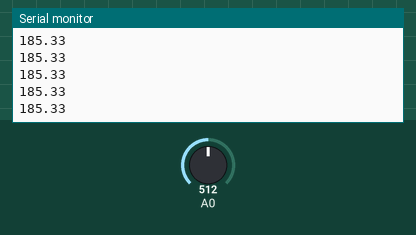
The sketch below on a simulated Arduino Uno, built with avr-gcc and run on an emulated ATmega328P. Parts: the last lines printed to the serial monitor. The test bench sets the inputs (shaded band); at power-on: A0 = 512.

Above: at 1.2 s.
1.3 s: A0 set to 716
At 2.3 s:
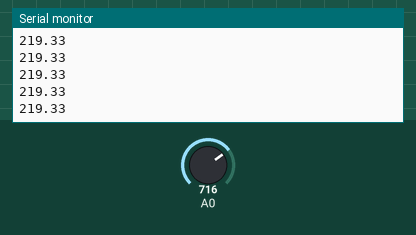
2.8 s: A0 set to 900
At 3.3 s:
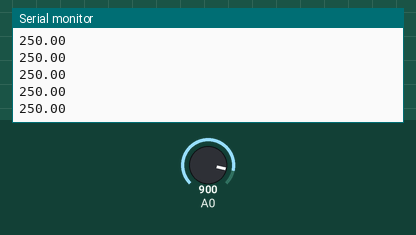
Timing chart, 0 to 5.8 s (numbered marks = the images above; inputs shaded):
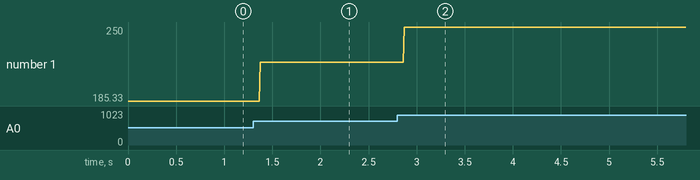

The sketch:

Basic_Pot_example.ino
```cpp
#include <potentiometer.h>
potWmap an_inp;                     //Class.Object

void setup() {
  Serial.begin(9600);               //Baud Rate
  an_inp.setup_pot(A0,100,255);        //(Input Pin, Lower Parameter, Upper Parameter)
}

void loop() {
  float val = an_inp.map_input();  //Call function from class and assign to float
  Serial.println(val);              //Print Val to new line
}
```

potentiometer.h
```cpp
#ifndef potentiometer_h													//Mark Dawson (51769151) 21/02/2019
#define potentiometer_h
class potWmap{                                                      	//Create Class "potWmap"
	private:                                                          	//Private Variables
	int AnalogPin;                                                    	//Blank Integer to Store Pin Adress
	protected:                                                        	//Protected Variables
		double fromLow, fromHigh, toLow, toHigh;                        //Blank doubles to store Mapping Limits
		bool to_set, low_set, high_set;

	public:                                                          	//Public Variables/Member functions
		float G_val;                                                    //Blank float to store global variables
		potWmap(){low_set=0; high_set=0;fromLow=0; fromHigh=1023;}      //Sets Limits
		void setup_pot(int in_Pin, int in_toLow, int in_toHigh)         //Function to setup potentiometer
		{
			toLow=in_toLow;                                              //Overwrite Variable
			toHigh=in_toHigh;                                            //Overwrite Variable
			to_set=true;                                                 //Set set flag to true
			AnalogPin=in_Pin;                                            //Overwrite Global variable with local input integer
		}

		float map_input()
		{
			float B_val=analogRead(AnalogPin);							//Floating Point Integerto store value read from input pin
			const int min_beta_val = 100;								//Constant Integer to store Minimum value = -1
			float val= min_beta_val + B_val/(1023/155);					//Equation to return result between 1 and -1 stored as floating point variable
			B_val=val;                                                  //Overwirte B_val with val
			return val;                                                 //Return value to allow acess by other functons/classes
		}
};																		//End Class Statement
#endif
```

Measured:
- after the input at 1.3 s, the serial monitor: prints a new line after 0.07 s (image 1)
- after the input at 2.8 s, the serial monitor: prints a new line after 0.07 s (image 2)
- plotted number 1: 185.33 → 219.33 after the input at 1.3 s, 219.33 → 250 after the input at 2.8 s
